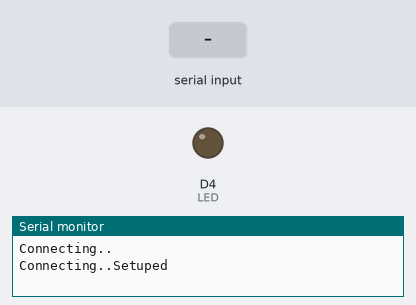
Bench run of a sketch on a simulated ESP8266 (NodeMCU). Parts: output pins drawn as LEDs (lit = HIGH), the last lines printed to the serial monitor. The inputs (shaded band) are chosen by the test bench. WiFi joins after 1.5 s; servers stay silent unless stated; uploads are accepted with an empty reply.

Above: at 3.2 s.
3.3 s: "1" received over Serial
At 5.6 s:
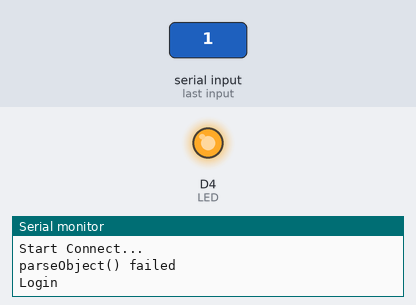
6.0 s: "2" received over Serial
At 7.7 s:
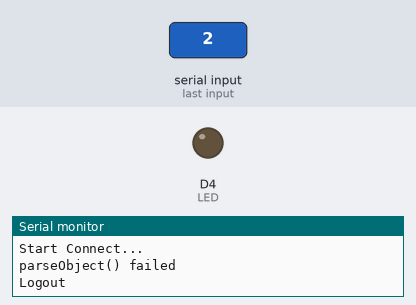
Timing chart, 0 to 9.2 s (numbered marks = the images above; inputs shaded):
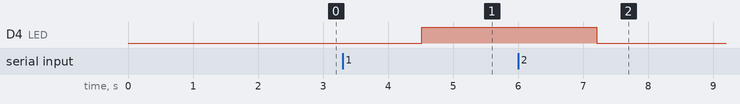

The sketch:

sendmessage.ino
```cpp
#include <ESP8266WiFi.h>
#include <ESP8266HTTPClient.h>
#include <LinkedList.h>
#include <ArduinoJson.h>

const int LED = D4;
const char* ssid = "Shopan";
const char* password = "chay1436";

void setup() {
 pinMode(LED, OUTPUT);
 Serial.begin(38400); /* Define baud rate for serial communication */

 WiFi.begin(ssid, password);
  while (WiFi.status() != WL_CONNECTED)
  {
    delay(1000);
    Serial.println();
    Serial.print("Connecting..");
  }
   Serial.println("Setuped");
}

void loop() {

 if (Serial.available())  /* If data is available on serial port */
    {
      String data_received;
      data_received = Serial.readString();  /* Data received from bluetooth */
      data_received.trim();
      String deviceID = data_received.substring(2,data_received.length()-1);

      if (data_received.charAt(0)=='1')   //Login
      {
        Serial.println("Student login (Code: "+deviceID+")");
        Connect(deviceID, "Login");
        digitalWrite(LED, HIGH);
        Serial.println("Login");
      }
      else if (data_received.charAt(0)=='2')  //Logout
      {
        Serial.println("Student login (Code: "+deviceID+")");
        Connect(deviceID, "Logout");
        digitalWrite(LED, LOW);
        Serial.println("Logout");
      }
      else
      {
        Serial.println("Select either 1 or 2 :"+data_received);
      }
    }
}
void Connect(String studentID, String command)
{
    HTTPClient http;  //Declare an object of class HTTPClient

    //Specify request destination
    String URL = "http://studentattendancechecker-iot.azurewebsites.net/Student/Student"+command+"/?deviceID="+studentID;
    Serial.println(URL);
    http.begin(URL);
    int httpCode = http.GET();//Send the request
    Serial.println("Start Connect...");

//    if (httpCode < 0)  //Check the returning code
//    {
      String payload = http.getString();//Get the request response payload
      const size_t bufferSize = JSON_OBJECT_SIZE(3) + ((payload.length()-30)*20);
      DynamicJsonBuffer jsonBuffer(bufferSize);

      JsonObject& root = jsonBuffer.parseObject(const_cast<char*>(payload.c_str()));
      if (!root.success())
      {
        Serial.println("parseObject() failed");
        return;
      }
      else
      {
        int Code = root["Code"];
        if(0 <= Code)   //Get request Success
        {
          String Bluetooth = root["loginedBltMacAddress"].asString();
          Serial.print("Succsess: "+Code);
        }
        else
        {
          Serial.print("Error occor when GetRequest: ");
          Serial.println(Code);
        }
      }

    http.end();   //Close connection
}
```

Measured:
- after the input at 3.3 s, D4 (LED): LOW → HIGH after 1.2 s
- after the input at 6.0 s, D4 (LED): HIGH → LOW after 1.2 s
